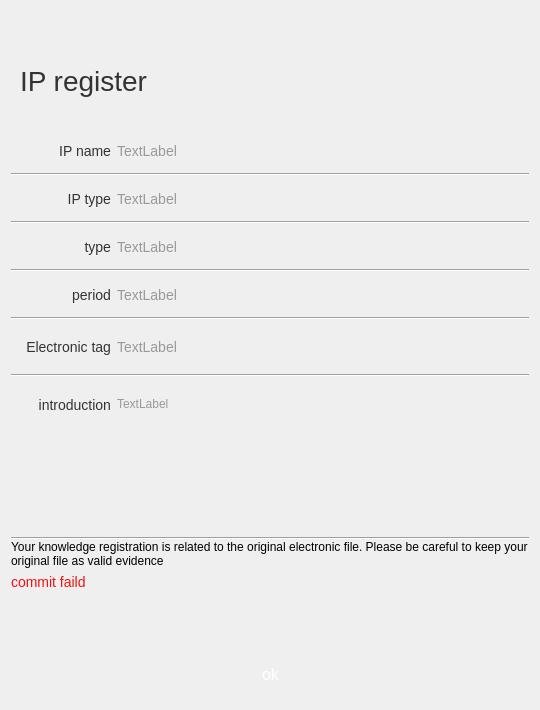
<?xml version="1.0" encoding="UTF-8"?>
<ui version="4.0">
 <class>IpcRegisterInformation</class>
 <widget class="QWidget" name="IpcRegisterInformation">
  <property name="geometry">
   <rect>
    <x>0</x>
    <y>0</y>
    <width>540</width>
    <height>710</height>
   </rect>
  </property>
  <property name="windowTitle">
   <string>Form</string>
  </property>
  <layout class="QGridLayout" name="gridLayout_3">
   <item row="0" column="0" colspan="2">
    <widget class="QWidget" name="widget_title" native="true">
     <property name="minimumSize">
      <size>
       <width>0</width>
       <height>111</height>
      </size>
     </property>
     <property name="maximumSize">
      <size>
       <width>16777215</width>
       <height>111</height>
      </size>
     </property>
     <layout class="QGridLayout" name="gridLayout_2">
      <item row="1" column="1">
       <widget class="QLabel" name="label_title">
        <property name="minimumSize">
         <size>
          <width>0</width>
          <height>60</height>
         </size>
        </property>
        <property name="maximumSize">
         <size>
          <width>16777215</width>
          <height>60</height>
         </size>
        </property>
        <property name="styleSheet">
         <string notr="true">font-size : 28px;
color: rgb(51, 51, 51);</string>
        </property>
        <property name="text">
         <string>IP register</string>
        </property>
        <property name="alignment">
         <set>Qt::AlignLeading|Qt::AlignLeft|Qt::AlignVCenter</set>
        </property>
       </widget>
      </item>
      <item row="1" column="2">
       <spacer name="horizontalSpacer_6">
        <property name="orientation">
         <enum>Qt::Horizontal</enum>
        </property>
        <property name="sizeHint" stdset="0">
         <size>
          <width>40</width>
          <height>20</height>
         </size>
        </property>
       </spacer>
      </item>
      <item row="0" column="1">
       <widget class="QPushButton" name="pushButton_back">
        <property name="minimumSize">
         <size>
          <width>21</width>
          <height>21</height>
         </size>
        </property>
        <property name="maximumSize">
         <size>
          <width>21</width>
          <height>21</height>
         </size>
        </property>
        <property name="styleSheet">
         <string notr="true">border:none;
background-image: url(:/res/png/back.png);</string>
        </property>
        <property name="text">
         <string/>
        </property>
       </widget>
      </item>
     </layout>
    </widget>
   </item>
   <item row="1" column="0" colspan="3">
    <widget class="QFrame" name="frame">
     <property name="frameShape">
      <enum>QFrame::NoFrame</enum>
     </property>
     <property name="frameShadow">
      <enum>QFrame::Raised</enum>
     </property>
     <layout class="QGridLayout" name="gridLayout">
      <property name="leftMargin">
       <number>0</number>
      </property>
      <property name="topMargin">
       <number>0</number>
      </property>
      <property name="rightMargin">
       <number>0</number>
      </property>
      <property name="bottomMargin">
       <number>0</number>
      </property>
      <property name="verticalSpacing">
       <number>0</number>
      </property>
      <item row="2" column="1" rowspan="2" colspan="2">
       <widget class="QLabel" name="label_t1">
        <property name="styleSheet">
         <string notr="true">font-size : 14px;color: rgb(153, 153, 153);</string>
        </property>
        <property name="text">
         <string>TextLabel</string>
        </property>
       </widget>
      </item>
      <item row="2" column="3" rowspan="2">
       <spacer name="horizontalSpacer_2">
        <property name="orientation">
         <enum>Qt::Horizontal</enum>
        </property>
        <property name="sizeHint" stdset="0">
         <size>
          <width>138</width>
          <height>20</height>
         </size>
        </property>
       </spacer>
      </item>
      <item row="0" column="0">
       <widget class="QLabel" name="label_2">
        <property name="minimumSize">
         <size>
          <width>100</width>
          <height>45</height>
         </size>
        </property>
        <property name="maximumSize">
         <size>
          <width>100</width>
          <height>45</height>
         </size>
        </property>
        <property name="styleSheet">
         <string notr="true">font-size : 14px;color: rgb(51, 51, 51);</string>
        </property>
        <property name="text">
         <string>IP name</string>
        </property>
        <property name="alignment">
         <set>Qt::AlignRight|Qt::AlignTrailing|Qt::AlignVCenter</set>
        </property>
       </widget>
      </item>
      <item row="5" column="3" rowspan="2">
       <spacer name="horizontalSpacer_3">
        <property name="orientation">
         <enum>Qt::Horizontal</enum>
        </property>
        <property name="sizeHint" stdset="0">
         <size>
          <width>132</width>
          <height>20</height>
         </size>
        </property>
       </spacer>
      </item>
      <item row="8" column="0" rowspan="2">
       <widget class="QLabel" name="label_8">
        <property name="minimumSize">
         <size>
          <width>100</width>
          <height>45</height>
         </size>
        </property>
        <property name="maximumSize">
         <size>
          <width>100</width>
          <height>45</height>
         </size>
        </property>
        <property name="styleSheet">
         <string notr="true">font-size : 14px;color: rgb(51, 51, 51);</string>
        </property>
        <property name="text">
         <string>period</string>
        </property>
        <property name="alignment">
         <set>Qt::AlignRight|Qt::AlignTrailing|Qt::AlignVCenter</set>
        </property>
       </widget>
      </item>
      <item row="11" column="1" rowspan="2" colspan="2">
       <widget class="QLabel" name="label_t4">
        <property name="styleSheet">
         <string notr="true">font-size : 14px;color: rgb(153, 153, 153);</string>
        </property>
        <property name="text">
         <string>TextLabel</string>
        </property>
        <property name="wordWrap">
         <bool>true</bool>
        </property>
       </widget>
      </item>
      <item row="4" column="0" colspan="4">
       <widget class="Line" name="line_2">
        <property name="orientation">
         <enum>Qt::Horizontal</enum>
        </property>
       </widget>
      </item>
      <item row="8" column="1" rowspan="2" colspan="2">
       <widget class="QLabel" name="label_t3">
        <property name="styleSheet">
         <string notr="true">font-size : 14px;color: rgb(153, 153, 153);</string>
        </property>
        <property name="text">
         <string>TextLabel</string>
        </property>
       </widget>
      </item>
      <item row="8" column="3" rowspan="2">
       <spacer name="horizontalSpacer_4">
        <property name="orientation">
         <enum>Qt::Horizontal</enum>
        </property>
        <property name="sizeHint" stdset="0">
         <size>
          <width>138</width>
          <height>20</height>
         </size>
        </property>
       </spacer>
      </item>
      <item row="11" column="0" rowspan="2">
       <widget class="QLabel" name="label_10">
        <property name="minimumSize">
         <size>
          <width>100</width>
          <height>54</height>
         </size>
        </property>
        <property name="maximumSize">
         <size>
          <width>100</width>
          <height>54</height>
         </size>
        </property>
        <property name="styleSheet">
         <string notr="true">color: rgb(51, 51, 51);font-size : 14px;</string>
        </property>
        <property name="text">
         <string>Electronic tag</string>
        </property>
        <property name="alignment">
         <set>Qt::AlignRight|Qt::AlignTrailing|Qt::AlignVCenter</set>
        </property>
       </widget>
      </item>
      <item row="7" column="0" colspan="4">
       <widget class="Line" name="line_3">
        <property name="orientation">
         <enum>Qt::Horizontal</enum>
        </property>
       </widget>
      </item>
      <item row="10" column="0" colspan="4">
       <widget class="Line" name="line_4">
        <property name="orientation">
         <enum>Qt::Horizontal</enum>
        </property>
       </widget>
      </item>
      <item row="17" column="0" colspan="4">
       <widget class="QLabel" name="label_14">
        <property name="styleSheet">
         <string notr="true">font-size : 12px;</string>
        </property>
        <property name="text">
         <string>Your knowledge registration is related to the original electronic file. Please be careful to keep your original file as valid evidence</string>
        </property>
        <property name="wordWrap">
         <bool>true</bool>
        </property>
       </widget>
      </item>
      <item row="5" column="1" rowspan="2" colspan="2">
       <widget class="QLabel" name="label_t2">
        <property name="styleSheet">
         <string notr="true">font-size : 14px;color: rgb(153, 153, 153);</string>
        </property>
        <property name="text">
         <string>TextLabel</string>
        </property>
       </widget>
      </item>
      <item row="15" column="1" colspan="3">
       <widget class="QLabel" name="label_t5">
        <property name="minimumSize">
         <size>
          <width>0</width>
          <height>140</height>
         </size>
        </property>
        <property name="styleSheet">
         <string notr="true">font-size : 12px;color: rgb(153, 153, 153);</string>
        </property>
        <property name="text">
         <string>TextLabel</string>
        </property>
        <property name="alignment">
         <set>Qt::AlignLeading|Qt::AlignLeft|Qt::AlignTop</set>
        </property>
        <property name="wordWrap">
         <bool>true</bool>
        </property>
       </widget>
      </item>
      <item row="1" column="0" colspan="4">
       <widget class="Line" name="line">
        <property name="orientation">
         <enum>Qt::Horizontal</enum>
        </property>
       </widget>
      </item>
      <item row="2" column="0" rowspan="2">
       <widget class="QLabel" name="label_4">
        <property name="minimumSize">
         <size>
          <width>100</width>
          <height>45</height>
         </size>
        </property>
        <property name="maximumSize">
         <size>
          <width>100</width>
          <height>45</height>
         </size>
        </property>
        <property name="styleSheet">
         <string notr="true">font-size : 14px;color: rgb(51, 51, 51);</string>
        </property>
        <property name="text">
         <string>IP type</string>
        </property>
        <property name="alignment">
         <set>Qt::AlignRight|Qt::AlignTrailing|Qt::AlignVCenter</set>
        </property>
       </widget>
      </item>
      <item row="11" column="3" rowspan="2">
       <spacer name="horizontalSpacer_5">
        <property name="orientation">
         <enum>Qt::Horizontal</enum>
        </property>
        <property name="sizeHint" stdset="0">
         <size>
          <width>138</width>
          <height>20</height>
         </size>
        </property>
       </spacer>
      </item>
      <item row="0" column="3">
       <spacer name="horizontalSpacer">
        <property name="orientation">
         <enum>Qt::Horizontal</enum>
        </property>
        <property name="sizeHint" stdset="0">
         <size>
          <width>220</width>
          <height>17</height>
         </size>
        </property>
       </spacer>
      </item>
      <item row="13" column="0" colspan="4">
       <widget class="Line" name="line_5">
        <property name="orientation">
         <enum>Qt::Horizontal</enum>
        </property>
       </widget>
      </item>
      <item row="0" column="1" colspan="2">
       <widget class="QLabel" name="label_t0">
        <property name="styleSheet">
         <string notr="true">font-size : 14px;color: rgb(153, 153, 153);</string>
        </property>
        <property name="text">
         <string>TextLabel</string>
        </property>
       </widget>
      </item>
      <item row="15" column="0">
       <widget class="QLabel" name="label_12">
        <property name="minimumSize">
         <size>
          <width>100</width>
          <height>140</height>
         </size>
        </property>
        <property name="maximumSize">
         <size>
          <width>100</width>
          <height>16777215</height>
         </size>
        </property>
        <property name="styleSheet">
         <string notr="true">font-size : 14px;color: rgb(51, 51, 51);</string>
        </property>
        <property name="text">
         <string>introduction</string>
        </property>
        <property name="alignment">
         <set>Qt::AlignRight|Qt::AlignTop|Qt::AlignTrailing</set>
        </property>
       </widget>
      </item>
      <item row="5" column="0" rowspan="2">
       <widget class="QLabel" name="label_6">
        <property name="minimumSize">
         <size>
          <width>100</width>
          <height>45</height>
         </size>
        </property>
        <property name="maximumSize">
         <size>
          <width>100</width>
          <height>45</height>
         </size>
        </property>
        <property name="styleSheet">
         <string notr="true">font-size : 14px;color: rgb(51, 51, 51);</string>
        </property>
        <property name="text">
         <string>type</string>
        </property>
        <property name="alignment">
         <set>Qt::AlignRight|Qt::AlignTrailing|Qt::AlignVCenter</set>
        </property>
       </widget>
      </item>
      <item row="16" column="0" colspan="4">
       <widget class="Line" name="line_6">
        <property name="orientation">
         <enum>Qt::Horizontal</enum>
        </property>
       </widget>
      </item>
      <item row="14" column="0" colspan="4">
       <widget class="QLabel" name="label">
        <property name="minimumSize">
         <size>
          <width>0</width>
          <height>20</height>
         </size>
        </property>
        <property name="maximumSize">
         <size>
          <width>16777215</width>
          <height>20</height>
         </size>
        </property>
        <property name="text">
         <string/>
        </property>
       </widget>
      </item>
     </layout>
    </widget>
   </item>
   <item row="2" column="0" colspan="2">
    <widget class="QLabel" name="label_error">
     <property name="styleSheet">
      <string notr="true">color: rgb(243, 16, 16);font-size : 14px;</string>
     </property>
     <property name="text">
      <string>commit faild</string>
     </property>
    </widget>
   </item>
   <item row="3" column="0" colspan="3">
    <spacer name="verticalSpacer">
     <property name="orientation">
      <enum>Qt::Vertical</enum>
     </property>
     <property name="sizeHint" stdset="0">
      <size>
       <width>17</width>
       <height>75</height>
      </size>
     </property>
    </spacer>
   </item>
   <item row="4" column="0">
    <spacer name="horizontalSpacer_8">
     <property name="orientation">
      <enum>Qt::Horizontal</enum>
     </property>
     <property name="sizeHint" stdset="0">
      <size>
       <width>40</width>
       <height>20</height>
      </size>
     </property>
    </spacer>
   </item>
   <item row="4" column="1">
    <widget class="QPushButton" name="pushButton_ok">
     <property name="minimumSize">
      <size>
       <width>421</width>
       <height>50</height>
      </size>
     </property>
     <property name="maximumSize">
      <size>
       <width>421</width>
       <height>50</height>
      </size>
     </property>
     <property name="focusPolicy">
      <enum>Qt::NoFocus</enum>
     </property>
     <property name="styleSheet">
      <string notr="true">border:none;
color: rgb(255, 255, 255);font-size : 16px;
background-image: url(:/res/png/buttons/421_50.png);
</string>
     </property>
     <property name="text">
      <string>ok</string>
     </property>
     <property name="flat">
      <bool>true</bool>
     </property>
    </widget>
   </item>
   <item row="4" column="2">
    <spacer name="horizontalSpacer_7">
     <property name="orientation">
      <enum>Qt::Horizontal</enum>
     </property>
     <property name="sizeHint" stdset="0">
      <size>
       <width>40</width>
       <height>20</height>
      </size>
     </property>
    </spacer>
   </item>
  </layout>
 </widget>
 <resources/>
 <connections/>
</ui>
